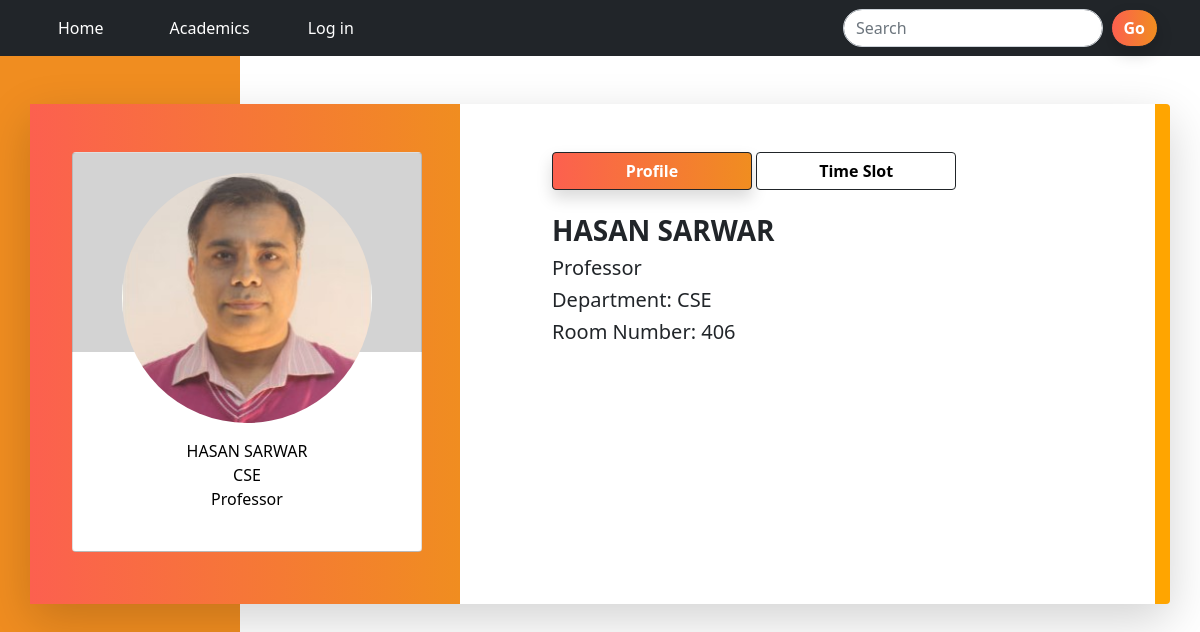
The app's page /apnt.php?id=3 with its own data.
### apnt.php (the view, shortened to what this page needs)
<?php include "header.php" ?>
<?php include "navber.php" ?>
<?php
$conn = mysqli_connect('localhost','root','','smart reception');
?>
<!DOCTYPE html>
<html lang="en">
<head>
</head>
<body style="background: linear-gradient(to left, white 80%, #f08d20 20%  )">
<?php
                    if (isset($_GET['id'])){
                        $id= $_GET['id'];
                        $sql= "SELECT * FROM `faculty/member` WHERE id='$id'";
                        $data = mysqli_query($conn, $sql);
                        $check_result= mysqli_num_rows($data)> 0;
                        if($check_result){
                          while( $rows = mysqli_fetch_array( $data ) )
                          {
                    ?>
    <br><br>
    <div class="container">
        <div class="row shadow-lg  mb-5 bg-body rounded" style="border-right: solid orange 15px">
            <div class="col-md-6 col-12" style="background-image: linear-gradient(to right ,#fc604f , #f08d20);width:430px;height:500px;">
            <br><br>
            <div class="card" style="height:400px;width:350px; background: linear-gradient(to top, white 50%, lightgray 50%);margin-left:30px; ">
                    <center><a href="apnt.php?id=<?php echo $rows ['ID']?>"> <img src="Admin/e-receptiobn_admin/imeges/faculty_members/<?php echo $rows ['image']?>" class="card-img-center" style="height:250px;width:250px; border-radius:100%;margin-top:20px;" alt="..."></a></center>
                    <div class="card-body" style="color:black;text-align:center;">
                            <span><?php echo $rows ['Name']?></span>
                            <br>
                            <span><?php echo $rows ['Dept']?></span>
                            <br>
                            <span>
                            <?php echo $rows ['Category']?></span>
                    </div>
                    </div>
                </div>
            <div class="col-md-6 col-12 " style="margin-left:80px;">
            <br><br>
            <a href="apnt.php"></a><button class=" btn  btn-dark shadow fw-bold"  style="background-image: linear-gradient(to right ,#fc604f , #f08d20);width:200px;">Profile</button></a>
     <a href="apnt_t.php?id=<?php echo $rows ['ID']?>">
     <button class=" btn  btn-dark  fw-bold "  style="background-color:white;width:200px;color:black;">Time Slot</button><br><br>
            <form action="visitor.php" method="GET">
     </a>
                <h3 class="fw-bold"><?php echo $rows ['Name'] ?></h3>
                <h5><?php echo $rows ['Category'] ?></h5>
                <h5>Department:<?php echo" " ?><?php echo $rows ['Dept'] ?></h5>
                <h5>Room Number:<?php echo" " ?><?php echo $rows ['Room_Number'] ?></h5>
            <br><br>
            </div>
        </div>
    </div>
    <?php
                          }
                          }
                    }
        else{
        die("Can not execute query");
        }
?>
</body>
</html>

### records on screen
faculty/member: image (picture), Name "HASAN SARWAR", Dept "CSE", Category "Professor", Room_Number "406"
